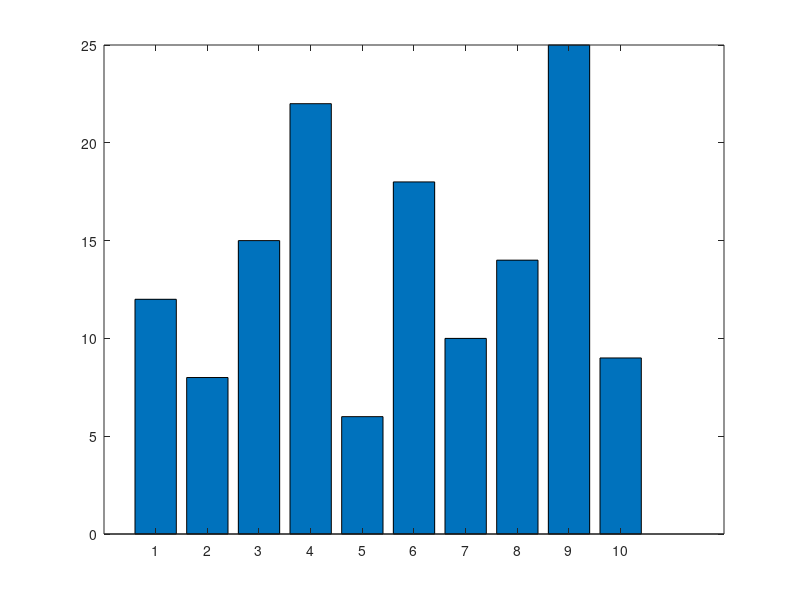

This figure's MATLAB source: (Note: this script raises an error after producing the figure.)
% MODULE 03: PROGRAMMING TOOLS -- Loops Demo
% Demonstrates for-loops, while-loops, and the loop-and-accumulate pattern.
%
% Part of the Matlab for Computational Neuroscience course
% Module 03: Programming Tools
%
% What you'll see when you run this:
%   - Plant heights printed one by one
%   - A bar chart with tall plants highlighted in a different color
%   - While-loop halving a number until it drops below 1
%   - Collected tall plants displayed

clear; clc; close all;

%% Section 1: For-Loop -- Print Each Plant Height
% Let's loop through garden measurements and print each one.

plant_heights = [12, 8, 15, 22, 6, 18, 10, 14, 25, 9];

fprintf('Garden plant heights:\n');
for i = 1:length(plant_heights)
    fprintf('  Plant %d: %d cm\n', i, plant_heights(i));
end
fprintf('\n');

%% Section 2: Loop-and-Accumulate -- Collect Tall Plants
% Start with an empty collection and add items that meet a condition.

threshold = 15;  % cm
tall_plants = [];
tall_indices = [];

for i = 1:length(plant_heights)
    if plant_heights(i) > threshold
        tall_plants = [tall_plants, plant_heights(i)];
        tall_indices = [tall_indices, i];
    end
end

fprintf('Plants taller than %d cm:\n', threshold);
for i = 1:length(tall_plants)
    fprintf('  Plant %d: %d cm\n', tall_indices(i), tall_plants(i));
end
fprintf('Total: %d out of %d plants\n\n', length(tall_plants), length(plant_heights));

%% Section 3: Visualize -- Bar Chart with Tall Plants Highlighted
% Green bars for tall plants, gray for the rest.

figure;
colors = zeros(length(plant_heights), 3);  % RGB colors, one row per bar
for i = 1:length(plant_heights)
    if plant_heights(i) > threshold
        colors(i, :) = [0.2, 0.7, 0.3];  % green for tall
    else
        colors(i, :) = [0.7, 0.7, 0.7];  % gray for short
    end
end

b = bar(plant_heights);
b.FaceColor = 'flat';
b.CData = colors;

hold on;
yline(threshold, 'r--', 'LineWidth', 1.5);
hold off;

xlabel('Plant Number');
ylabel('Height (cm)');
title(sprintf('Garden Plants (tall = above %d cm)', threshold));
legend(b, 'Plant heights', 'Location', 'northwest');
grid on;

%% Section 4: While-Loop -- Keep Halving Until Below 1
% A while-loop repeats as long as a condition stays true.
% Here: keep dividing by 2 until the number drops below 1.

number = 1000;
steps = 0;

fprintf('While-loop: halving %d until below 1:\n', number);
while number >= 1
    fprintf('  Step %d: %.2f\n', steps + 1, number);
    number = number / 2;
    steps = steps + 1;
end

fprintf('Reached %.4f after %d steps\n\n', number, steps);

%% Section 5: Break and Continue
% break = stop the loop entirely
% continue = skip to the next iteration

fprintf('Finding the first plant taller than 20 cm:\n');
for i = 1:length(plant_heights)
    if plant_heights(i) > 20
        fprintf('  Found it! Plant %d is %d cm\n', i, plant_heights(i));
        break;
    end
end

fprintf('\nPrinting only the short plants (skipping tall ones with continue):\n');
for i = 1:length(plant_heights)
    if plant_heights(i) > threshold
        continue;  % skip this iteration
    end
    fprintf('  Plant %d: %d cm (short)\n', i, plant_heights(i));
end

fprintf('\nLoops let you process data item by item!\n');
